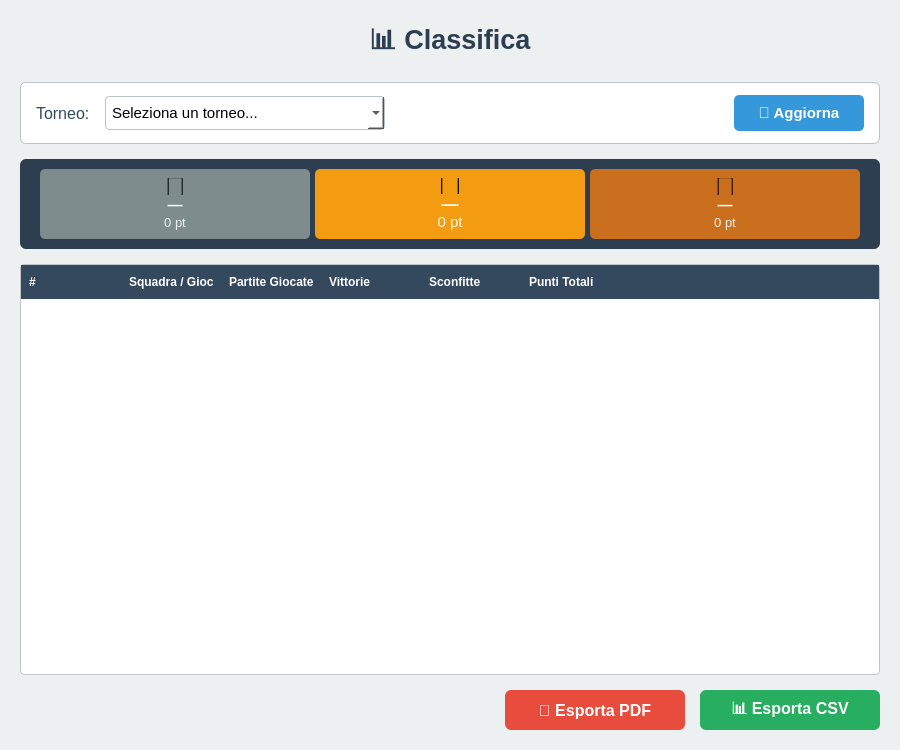
<?xml version="1.0" encoding="UTF-8"?>
<ui version="4.0">
 <class>ClassificaWidget</class>
 <widget class="QWidget" name="ClassificaWidget">
  <property name="geometry">
   <rect><x>0</x><y>0</y><width>900</width><height>750</height></rect>
  </property>
  <property name="windowTitle"><string>Classifica</string></property>
  <property name="styleSheet">
   <string>QWidget#ClassificaWidget { background-color: #ecf0f1; }</string>
  </property>

  <layout class="QVBoxLayout" name="verticalLayout">
   <property name="spacing"><number>0</number></property>
   <property name="leftMargin"><number>0</number></property>
   <property name="topMargin"><number>0</number></property>
   <property name="rightMargin"><number>0</number></property>
   <property name="bottomMargin"><number>0</number></property>

   <item>
    <layout class="QVBoxLayout" name="vl_content">
     <property name="spacing"><number>15</number></property>
     <property name="leftMargin"><number>20</number></property>
     <property name="topMargin"><number>20</number></property>
     <property name="rightMargin"><number>20</number></property>
     <property name="bottomMargin"><number>20</number></property>

     <!-- TITLE -->
     <item>
      <widget class="QLabel" name="label_title">
       <property name="text">
        <string>&lt;b&gt;&lt;span style="font-size:20pt; color:#2c3e50;"&gt;📊 Classifica&lt;/span&gt;&lt;/b&gt;</string>
       </property>
       <property name="alignment"><set>Qt::AlignCenter</set></property>
      </widget>
     </item>

     <!-- SELECTOR FRAME — solo selezione torneo, senza filtro turno -->
     <item>
      <widget class="QFrame" name="frame_selector">
       <property name="styleSheet">
        <string>
QFrame#frame_selector {
    background-color: #ffffff;
    border: 1px solid #bdc3c7;
    border-radius: 6px;
}
QLabel { color: #34495e; font-family: Helvetica; font-size: 12pt; }
QComboBox {
    border: 1px solid #bdc3c7;
    border-radius: 4px;
    padding: 6px;
    font-family: Helvetica;
    font-size: 11pt;
    background-color: white;
}
QComboBox:focus { border: 1px solid #3498db; }
        </string>
       </property>
       <layout class="QHBoxLayout" name="hl_selector">
        <property name="leftMargin"><number>15</number></property>
        <property name="topMargin"><number>12</number></property>
        <property name="rightMargin"><number>15</number></property>
        <property name="bottomMargin"><number>12</number></property>
        <property name="spacing"><number>15</number></property>

        <item>
         <widget class="QLabel" name="label_torneo_sel">
          <property name="text"><string>Torneo:</string></property>
         </widget>
        </item>
        <item>
         <widget class="QComboBox" name="combo_torneo">
          <property name="minimumSize"><size><width>280</width><height>0</height></size></property>
          <item><property name="text"><string>Seleziona un torneo...</string></property></item>
         </widget>
        </item>

        <!-- NOTA: label_turno_sel e combo_turno RIMOSSI -->

        <item>
         <spacer>
          <property name="orientation"><enum>Qt::Horizontal</enum></property>
          <property name="sizeHint" stdset="0"><size><width>40</width><height>20</height></size></property>
         </spacer>
        </item>

        <item>
         <widget class="QPushButton" name="btn_refresh">
          <property name="minimumSize"><size><width>130</width><height>36</height></size></property>
          <property name="text"><string>🔄 Aggiorna</string></property>
          <property name="styleSheet">
           <string>
QPushButton { background-color: #3498db; color: white; border-radius: 5px; font-family: Helvetica; font-size: 11pt; font-weight: bold; }
QPushButton:hover { background-color: #2980b9; }
           </string>
          </property>
         </widget>
        </item>

       </layout>
      </widget>
     </item>

     <!-- PODIUM FRAME -->
     <item>
      <widget class="QFrame" name="frame_podium">
       <property name="minimumSize"><size><width>0</width><height>90</height></size></property>
       <property name="maximumSize"><size><width>16777215</width><height>90</height></size></property>
       <property name="styleSheet">
        <string>
QFrame#frame_podium { background-color: #2c3e50; border-radius: 6px; }
QLabel { font-family: Helvetica; }
        </string>
       </property>
       <layout class="QHBoxLayout" name="hl_podium">
        <property name="spacing"><number>5</number></property>
        <property name="leftMargin"><number>20</number></property>
        <property name="topMargin"><number>10</number></property>
        <property name="rightMargin"><number>20</number></property>
        <property name="bottomMargin"><number>10</number></property>

        <!-- 2nd -->
        <item>
         <widget class="QFrame" name="frame_2nd">
          <property name="styleSheet"><string>QFrame#frame_2nd { background-color: #7f8c8d; border-radius: 5px; }</string></property>
          <layout class="QVBoxLayout" name="vl_2nd">
           <property name="spacing"><number>2</number></property>
           <item><widget class="QLabel" name="label_2nd_medal"><property name="text"><string>🥈</string></property><property name="alignment"><set>Qt::AlignCenter</set></property><property name="styleSheet"><string>QLabel { font-size: 20pt; }</string></property></widget></item>
           <item><widget class="QLabel" name="label_2nd_name"><property name="text"><string>—</string></property><property name="alignment"><set>Qt::AlignCenter</set></property><property name="styleSheet"><string>QLabel { color: white; font-size: 11pt; font-weight: bold; }</string></property></widget></item>
           <item><widget class="QLabel" name="label_2nd_score"><property name="text"><string>0 pt</string></property><property name="alignment"><set>Qt::AlignCenter</set></property><property name="styleSheet"><string>QLabel { color: #ecf0f1; font-size: 10pt; }</string></property></widget></item>
          </layout>
         </widget>
        </item>

        <!-- 1st -->
        <item>
         <widget class="QFrame" name="frame_1st">
          <property name="styleSheet"><string>QFrame#frame_1st { background-color: #f39c12; border-radius: 5px; }</string></property>
          <layout class="QVBoxLayout" name="vl_1st">
           <property name="spacing"><number>2</number></property>
           <item><widget class="QLabel" name="label_1st_medal"><property name="text"><string>🥇</string></property><property name="alignment"><set>Qt::AlignCenter</set></property><property name="styleSheet"><string>QLabel { font-size: 24pt; }</string></property></widget></item>
           <item><widget class="QLabel" name="label_1st_name"><property name="text"><string>—</string></property><property name="alignment"><set>Qt::AlignCenter</set></property><property name="styleSheet"><string>QLabel { color: white; font-size: 13pt; font-weight: bold; }</string></property></widget></item>
           <item><widget class="QLabel" name="label_1st_score"><property name="text"><string>0 pt</string></property><property name="alignment"><set>Qt::AlignCenter</set></property><property name="styleSheet"><string>QLabel { color: #fef9e7; font-size: 11pt; }</string></property></widget></item>
          </layout>
         </widget>
        </item>

        <!-- 3rd -->
        <item>
         <widget class="QFrame" name="frame_3rd">
          <property name="styleSheet"><string>QFrame#frame_3rd { background-color: #ca6f1e; border-radius: 5px; }</string></property>
          <layout class="QVBoxLayout" name="vl_3rd">
           <property name="spacing"><number>2</number></property>
           <item><widget class="QLabel" name="label_3rd_medal"><property name="text"><string>🥉</string></property><property name="alignment"><set>Qt::AlignCenter</set></property><property name="styleSheet"><string>QLabel { font-size: 20pt; }</string></property></widget></item>
           <item><widget class="QLabel" name="label_3rd_name"><property name="text"><string>—</string></property><property name="alignment"><set>Qt::AlignCenter</set></property><property name="styleSheet"><string>QLabel { color: white; font-size: 11pt; font-weight: bold; }</string></property></widget></item>
           <item><widget class="QLabel" name="label_3rd_score"><property name="text"><string>0 pt</string></property><property name="alignment"><set>Qt::AlignCenter</set></property><property name="styleSheet"><string>QLabel { color: #fdf2e9; font-size: 10pt; }</string></property></widget></item>
          </layout>
         </widget>
        </item>

       </layout>
      </widget>
     </item>

     <!-- RANKING TABLE
          Colonne: # | Squadra/Giocatore | Partite Giocate | Vittorie | Sconfitte | Punti Totali
          RIMOSSE: Punti Subiti, Differenza
     -->
     <item>
      <widget class="QTreeWidget" name="classifica_tree">
       <property name="font"><font><family>Helvetica</family><pointsize>10</pointsize></font></property>
       <property name="alternatingRowColors"><bool>true</bool></property>
       <property name="selectionMode"><enum>QAbstractItemView::SingleSelection</enum></property>
       <property name="selectionBehavior"><enum>QAbstractItemView::SelectRows</enum></property>
       <property name="rootIsDecorated"><bool>false</bool></property>
       <property name="styleSheet">
        <string>
QTreeWidget { background-color: white; border: 1px solid #bdc3c7; border-radius: 4px; }
QTreeWidget::item { padding: 5px; }
QTreeWidget::item:selected { background-color: #3498db; color: white; }
QHeaderView::section { background-color: #34495e; color: white; font-weight: bold; padding: 8px; border: none; }
        </string>
       </property>

       <column>
        <property name="text"><string>#</string></property>
        <property name="minimumWidth"><number>50</number></property>
       </column>
       <column>
        <property name="text"><string>Squadra / Giocatore</string></property>
        <property name="minimumWidth"><number>220</number></property>
       </column>
       <column>
        <property name="text"><string>Partite Giocate</string></property>
        <property name="minimumWidth"><number>120</number></property>
       </column>
       <column>
        <property name="text"><string>Vittorie</string></property>
        <property name="minimumWidth"><number>90</number></property>
       </column>
       <column>
        <property name="text"><string>Sconfitte</string></property>
        <property name="minimumWidth"><number>100</number></property>
       </column>
       <column>
        <property name="text"><string>Punti Totali</string></property>
        <property name="minimumWidth"><number>110</number></property>
       </column>
       <!-- Punti Subiti: RIMOSSA -->
       <!-- Differenza:   RIMOSSA -->

      </widget>
     </item>

     <!-- EXPORT BUTTONS -->
     <item>
      <layout class="QHBoxLayout" name="hl_export">
       <property name="spacing"><number>15</number></property>
       <item>
        <spacer><property name="orientation"><enum>Qt::Horizontal</enum></property><property name="sizeHint" stdset="0"><size><width>40</width><height>20</height></size></property></spacer>
       </item>
       <item>
        <widget class="QPushButton" name="btn_export_pdf">
         <property name="minimumSize"><size><width>180</width><height>40</height></size></property>
         <property name="text"><string>📄 Esporta PDF</string></property>
         <property name="styleSheet">
          <string>
QPushButton { background-color: #e74c3c; color: white; border-radius: 6px; font-family: Helvetica; font-size: 12pt; font-weight: bold; }
QPushButton:hover { background-color: #c0392b; }
          </string>
         </property>
        </widget>
       </item>
       <item>
        <widget class="QPushButton" name="btn_export_csv">
         <property name="minimumSize"><size><width>180</width><height>40</height></size></property>
         <property name="text"><string>📊 Esporta CSV</string></property>
         <property name="styleSheet">
          <string>
QPushButton { background-color: #27ae60; color: white; border-radius: 6px; font-family: Helvetica; font-size: 12pt; font-weight: bold; }
QPushButton:hover { background-color: #1e8449; }
          </string>
         </property>
        </widget>
       </item>
      </layout>
     </item>

    </layout>
   </item>
  </layout>
 </widget>
 <resources/>
 <connections/>
</ui>
